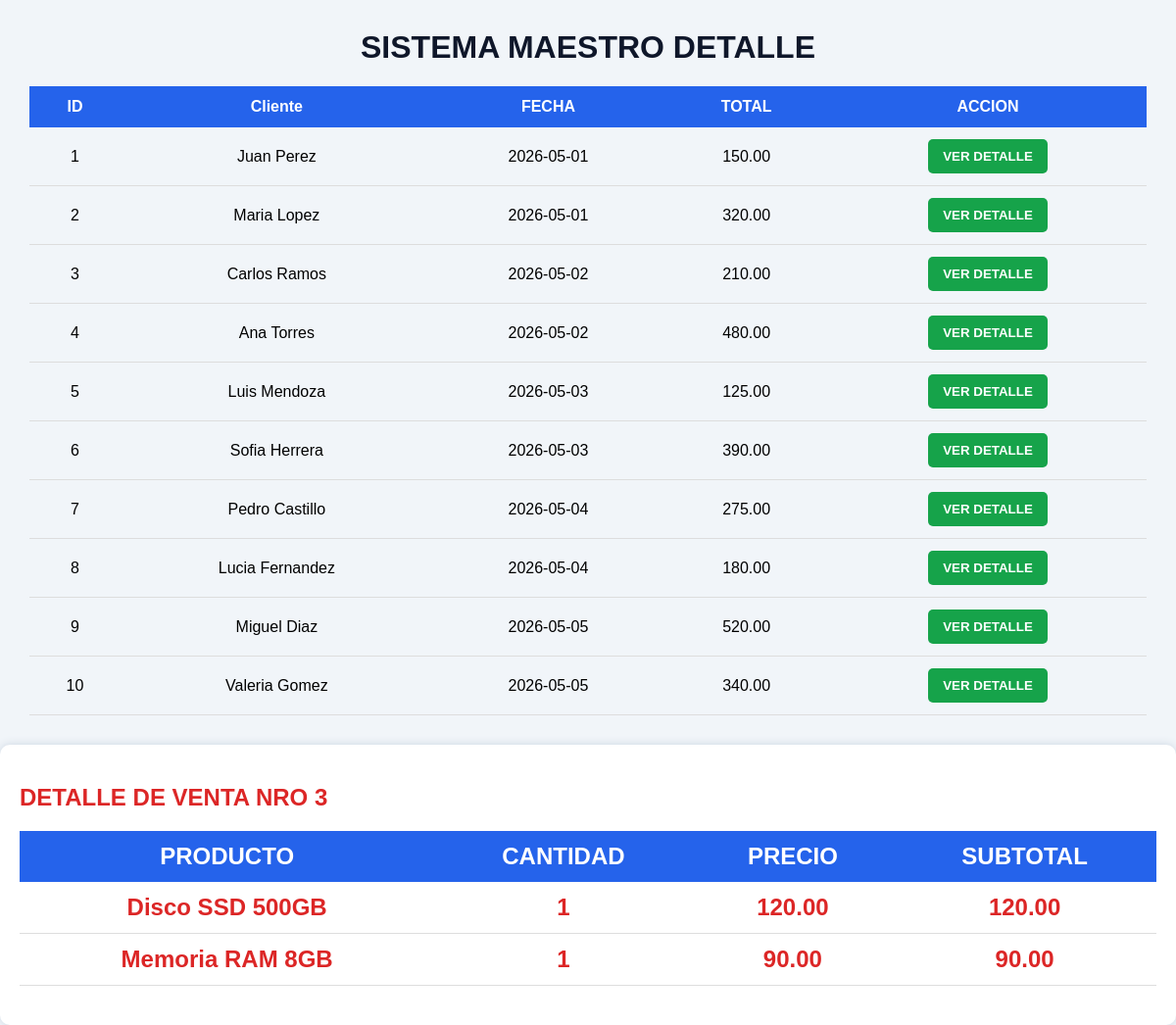
Page /LAB05-tienda-db/index.php?venta_id=3 on the committed database.
### tables this page shows
CREATE TABLE venta(
    id INT AUTO_INCREMENT PRIMARY KEY,
    cliente VARCHAR(100),
    fecha DATE,
    total DECIMAL(10,2)
    );

CREATE TABLE detalle_venta(
    id INT AUTO_INCREMENT PRIMARY KEY,
    venta_id INT,
    producto VARCHAR(100),
    cantidad INT,
    precio DECIMAL(10,2),
    subtotal DECIMAL(10,2),
    FOREIGN KEY (venta_id) REFERENCES venta(id));

### LAB05-tienda-db/index.php (the view, shortened to what this page needs)
<?php
    include("conexion.php")
?>
<!DOCTYPE html>
<html lang="en">
<head>
    <link rel="stylesheet" href="styles.css">
</head>
<body>
    <div class="contenedor">
        <h1>SISTEMA MAESTRO DETALLE</h1>
        <table>
            <tr>
                <th>ID</th>
                <th>Cliente</th>
                <th>FECHA</th>
                <th>TOTAL</th>
                <th>ACCION</th>
            </tr>
            <?php
              $sql = "SELECT * from venta";
              $resultado= $conexion->query($sql);
              while($fila = $resultado->fetch_assoc()) {
                ?>
                <tr>
                    <td><?php echo $fila['id']; ?></td>
                    <td><?php echo $fila['cliente']; ?></td>
                    <td><?php echo $fila['fecha']; ?></td>
                    <td><?php echo $fila['total']; ?></td>
                    <td>
                         <a href="index.php?venta_id=<?php echo $fila['id']; ?>">
                                <button class="btn">
                                    VER DETALLE
                                </button>
                            </a>
                    </td>
                </tr>
                 <?php
                    }
                ?>
                </table>
    </div>
    <?php
     if(isset($_GET['venta_id'])) {
        $venta_id = $_GET['venta_id'];
     ?>
      <div class="card detalle">
       <h2 class="tituloDetalle"> DETALLE DE VENTA NRO <?php echo $venta_id; ?>
       <table>
         <tr>
            <th>PRODUCTO</th>
            <th>CANTIDAD</th>
            <th>PRECIO</th>
            <th>SUBTOTAL</th>
        </tr>
         <?php
           $sqlDetalle = "SELECT * from DETALLE_VENTA WHERE venta_id ='$venta_id'";
           $resultadoDetalle =$conexion->query($sqlDetalle);
           while ($detalle = $resultadoDetalle ->fetch_assoc()) {
          ?>
          <tr>
             <td>
                <?php echo $detalle['producto']; ?>
             </td>
             <td>
                <?php echo $detalle['cantidad']; ?>
             </td>
             <td>
                 <?php echo $detalle['precio']; ?>
             </td>
             <td>
                 <?php echo $detalle['subtotal']; ?>
             </td>
            </tr>
             <?php
                 }
             ?>
          </table>
    </div>
    <?php
        }
    ?>
</body>
</html>

### LAB05-tienda-db/styles.css (style rules this page uses)
body { margin:0; padding:0; font-family: Arial; background:#f1f5f9; }
.contenedor { width:95%; margin:auto; margin-top:30px; }
h1 { text-align:center; color:#0f172a; }
.card { background:white; padding:20px; border-radius:10px; box-shadow:0px 0px 10px #cbd5e1; }
table { width:100%; border-collapse: collapse; margin-top:20px; }
table th { background:#2563eb; color:white; padding:12px; }
table td { padding:12px; text-align:center; border-bottom:1px solid #ddd; }
.btn { background:#16a34a; color:white; border:none; padding:10px 15px; border-radius:5px; cursor:pointer; font-weight:bold; }
.detalle { margin-top:30px; }
.tituloDetalle { color:#dc2626; }

### rows in the picture
venta: id "1", cliente "Juan Perez", fecha "2026-05-01", total "150.00"
venta: id "2", cliente "Maria Lopez", fecha "2026-05-01", total "320.00"
venta: id "3", cliente "Carlos Ramos", fecha "2026-05-02", total "210.00"
venta: id "4", cliente "Ana Torres", fecha "2026-05-02", total "480.00"
venta: id "5", cliente "Luis Mendoza", fecha "2026-05-03", total "125.00"
venta: id "6", cliente "Sofia Herrera", fecha "2026-05-03", total "390.00"
venta: id "7", cliente "Pedro Castillo", fecha "2026-05-04", total "275.00"
venta: id "8", cliente "Lucia Fernandez", fecha "2026-05-04", total "180.00"
venta: id "9", cliente "Miguel Diaz", fecha "2026-05-05", total "520.00"
venta: id "10", cliente "Valeria Gomez", fecha "2026-05-05", total "340.00"
detalle_venta: producto "Disco SSD 500GB", cantidad "1", precio "120.00", subtotal "120.00"
detalle_venta: producto "Memoria RAM 8GB", cantidad "1", precio "90.00", subtotal "90.00"

### other values in the picture
$venta_id "3"
